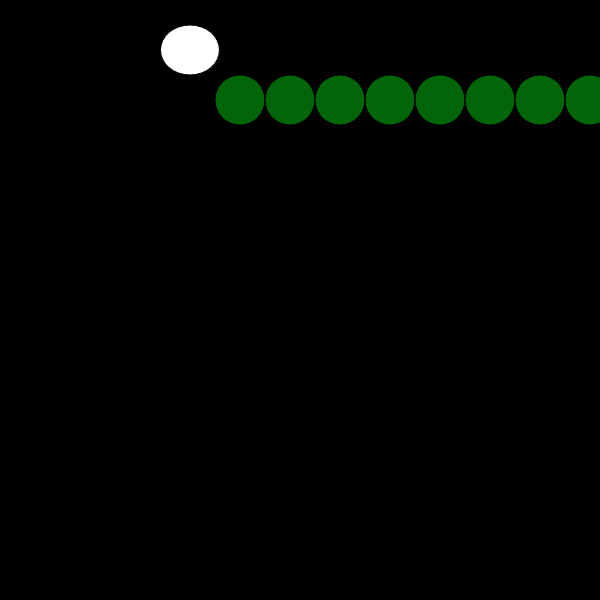
Frame 1 (no input)
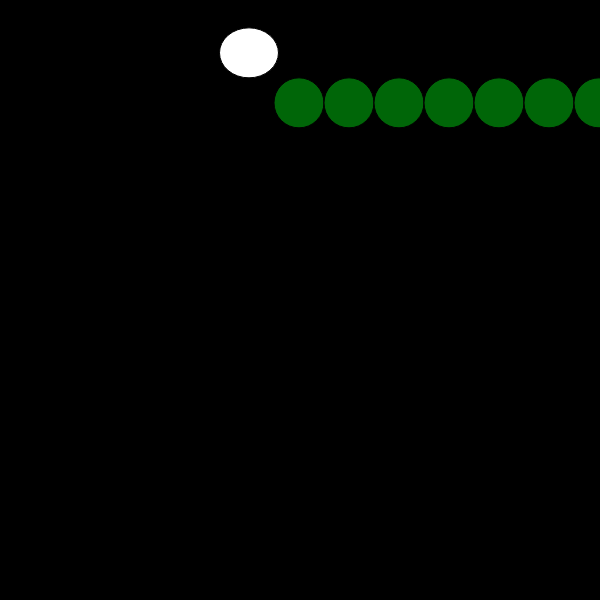
Frame 60 (no input)
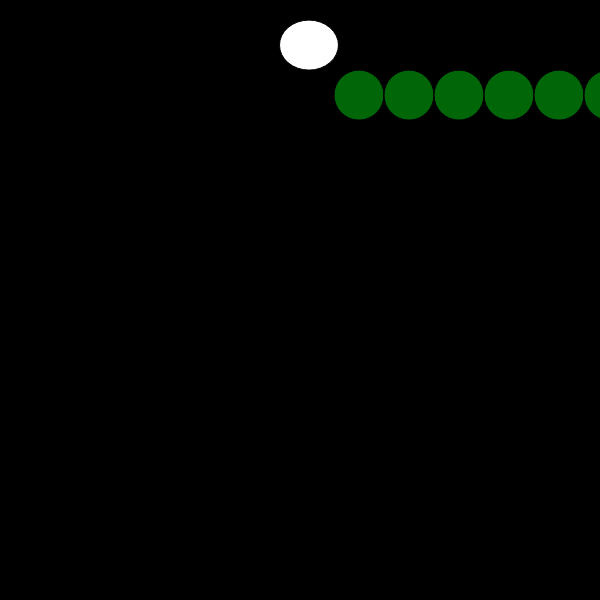
Frame 120 (the mouse pressed at the canvas centre since frame 60)

The p5.js sketch that drew these frames (run headless with seeded random() and noise() and a simulated clock; from frame 60 on, the mouse is pressed at the canvas centre):

// p5.js sketch
// ── sketch.js
let net = [];
let wiggler = [];
let angle = 0;
let offset = 190;
let scalar = 15;
let speed = 0.05;

function setup(){
    createCanvas( 600, 600);

}

function draw(){
    background(0);

//  for( a = 0; a < 1.2; a += .4){
    let y = sin(angle ) * scalar;
    let x = offset;

    ellipse(x, y + 50, 59, 50);
    angle += speed;
    offset ++;
    offset %= width;

    displayBody(x, y, 50);


}

function displayBody(x,y, size){
  push();
      translate(x, y);
      //scale(s)
    fill('rgba(0, 255, 20, .40)');

      for(w =50; w <500; w +=50 ){
        ellipse(w, 100, size, size);
    }
      //ellipse(100, 55, 50, 50)
      //ellipse(150, 45, 50, 50)
      //ellipse(150, 45, 50, 50)
  pop();

}



/*
class Wiggler {

    constructor(){

        this.xPos = 1;
        this.yPos = 1;
        this.bodyColor ='rgba(0, 255, 20, .40)';


    }

    frame(x,y,s){
        this.displayBody(x,y,s);
        this.move();

    }

    //wiggler body
    displayBody(x,y,s){
        push();
            translate(x, y);
            scale(s)
            fill(this.bodyColor );
            ellipse(this.xPos, this.yPos, 0, 50);
        pop();
    }

    //sideways and vertical movement
    move(){
        this.xPos +=10;
        this.yPos = random(-2, 2) ;
    }


    // Next wiggler appears
    nextAppears(){
        if (this.xPos >= width){
            this.xPos = -500;
           //this.random_y = ceil( random(height));
        }

        console.log(this.random_y);
    }

}
*/
